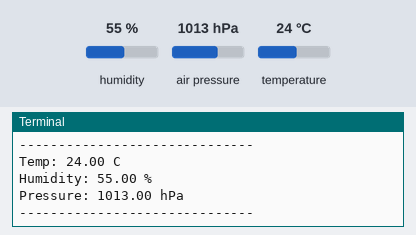
The program below on a simulated Raspberry Pi (BCM pin numbers). On the bench: the last lines printed to the terminal. Inputs (shaded band) come from the test bench; at power-on: humidity 55 %, air pressure 1013 hPa, temperature 24 °C.

Above: at 1.2 s.
1.3 s: humidity set to 22 %
At 2.6 s:
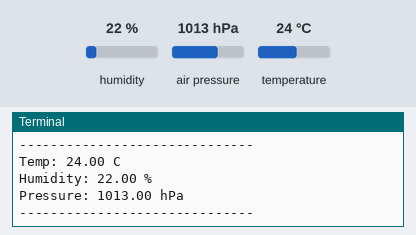
2.8 s: air pressure set to 952 hPa
At 3.9 s:
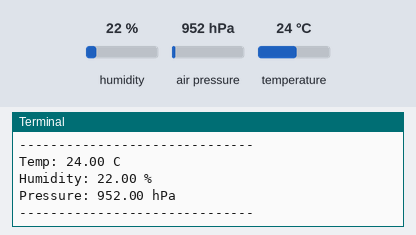

Measured:
- after the input at 1.3 s, the terminal: prints a new line after 0.73 s (image 1)
- after the input at 2.8 s, the terminal: prints a new line after 0.24 s (image 2)

The program:

example.py
```python
# Uses smbus2 and the bme280 Python module on a Raspberry Pi to load calibration parameters and print temperature, humidity, and pressure samples every second.
#
# Buy this module: https://shillehtek.com/products/bme280-pre-soldered-atmospheric-temperature-pressure-and-humidity-sensor
# Full manual: https://shillehtek.com/blogs/shillehtek-product-manuals/bme280-environmental-sensor-raspberry-pi-arduino-esp32-i2c-humidity-pressure-and-temperature-measurement
# More examples: https://github.com/shillehbean/shillehtek-examples
#

# BME280 on Raspberry Pi via I2C
# Install: pip install RPi.bme280 smbus2
# Enable I2C first: sudo raspi-config -> Interface Options -> I2C

import smbus2
import bme280
import time

port = 1           # I2C bus 1 on modern Pi
address = 0x76     # 0x77 if SDO is tied high
bus = smbus2.SMBus(port)

calibration_params = bme280.load_calibration_params(bus, address)

while True:
    data = bme280.sample(bus, address, calibration_params)
    print(f"Temp: {data.temperature:.2f} C")
    print(f"Humidity: {data.humidity:.2f} %")
    print(f"Pressure: {data.pressure:.2f} hPa")
    print("-" * 30)
    time.sleep(1)
```
